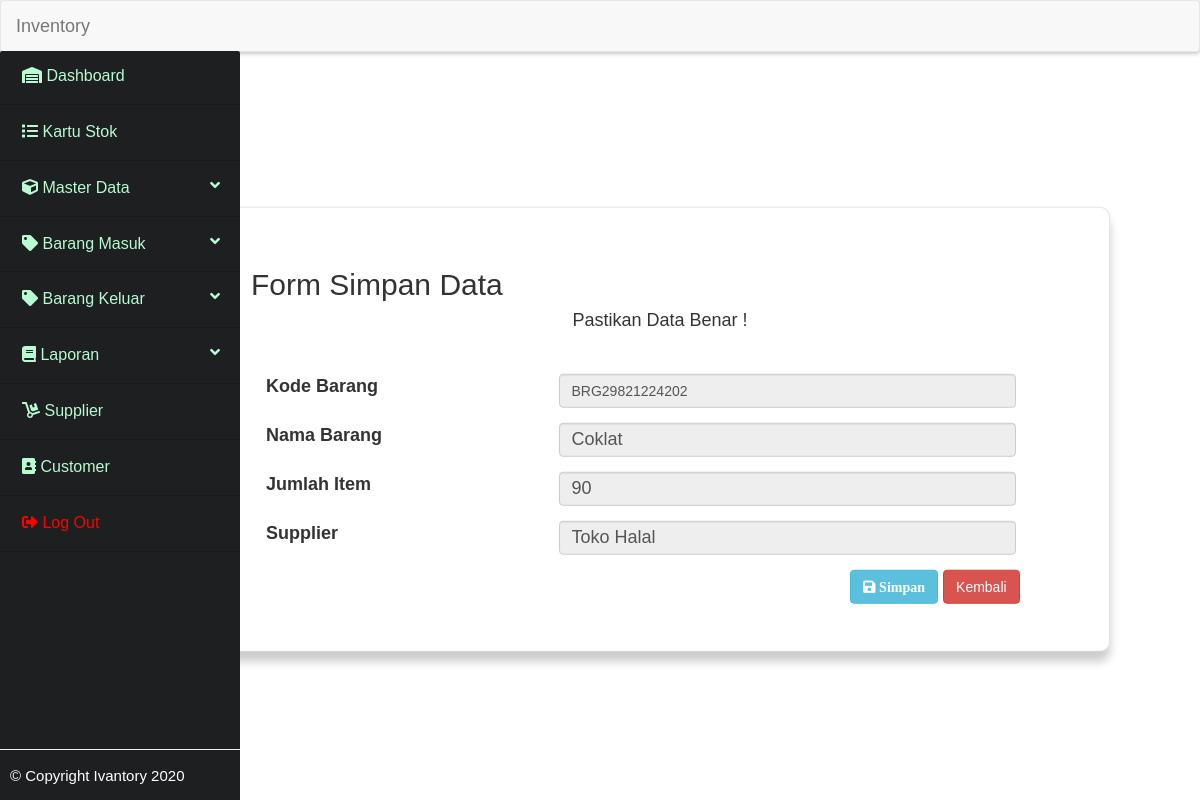
Page /_barangmasuk/form_simpan.php?id_brgmasuk=1 on the committed database.
### tables this page shows
CREATE TABLE IF NOT EXISTS `tbl_barangmasuk` (
  `id_brgmasuk` int(11) NOT NULL AUTO_INCREMENT,
  `kode_barang` varchar(50) NOT NULL,
  `nama_barang` varchar(50) NOT NULL,
  `satuan` varchar(30) NOT NULL,
  `kategori` varchar(30) NOT NULL,
  `jml_masuk` varchar(10) NOT NULL,
  `keterangan` varchar(15) NOT NULL,
  `tgl_masuk` date NOT NULL,
  `supplier` varchar(30) NOT NULL,
  `status` double NOT NULL,
  PRIMARY KEY (`id_brgmasuk`)
);

CREATE TABLE IF NOT EXISTS `supplier` (
  `id_supplier` int(11) NOT NULL AUTO_INCREMENT,
  `nama` varchar(50) NOT NULL,
  `alamat` text NOT NULL,
  `email` varchar(50) NOT NULL,
  `telepon` varchar(13) NOT NULL,
  PRIMARY KEY (`id_supplier`)
);

### _barangmasuk/functions.php (called while the page is built, shortened)
<?php
include "../koneksi.php";
    function query($query){
        global $conn;
        $result = mysqli_query($conn, $query);
        $rows   = [];
        while( $row = mysqli_fetch_assoc($result)){
        $rows[] = $row;
        }
        return $rows;
    }
?>

### _barangmasuk/form_simpan.php (the view, shortened to what this page needs)
<?php
    include "functions.php";
    $id = $_GET["id_brgmasuk"];
    $dbm = query("SELECT A.*, B.nama FROM tbl_barangmasuk AS A INNER JOIN supplier AS B ON (A.supplier = B.id_supplier) WHERE id_brgmasuk = $id ")[0];
    $len = 8;
    $last = + 2;
    for($i = 0; $i < $len; $i++){
        do{
            $next_digit = mt_rand(0,9);
        }
        while($next_digit == $last);
        $last=$next_digit;
        $kode=$next_digit;
        $kode_barang="BRG".date('d').$kode.date('yHis');
    }
?>
<!DOCTYPE html>
<html lang="en">
<head>
    <link rel="stylesheet" href="../bootstrap/css/bootstrap.css">
    <link rel="stylesheet" href="../fontawesome/css/all.min.css">
    <link rel="stylesheet" href="../dist/css/admin.css">
    <link rel="stylesheet" href="form.css">
</head>
<body>
    <div class="wrapper">
        <nav class="navbar navbar-default">
            <div class="navbar-header">
                <a class="navbar-brand" href="#">Inventory</a>
            </div>
        </nav>
        <aside class="sidebar sidebar-collapse">
            <div class="menu">
                <ul class="menu-content">
                    <li>
                        <a href="../dashboard.php"><i class="fas fa-warehouse"></i> Dashboard</a>
                    </li>
                    <li>
                        <a href="../_kartustok/kartu_stok.php"><i class="fas fa-list"></i> Kartu Stok</a>
                    </li>
                    <li>
                        <a href="#"><i class="fas fa-cube"></i> <span>Master Data</span> <i class="fas fa-angle-down pull-right"></i></a>
                    </li>
                    <li>
                        <a href="#"><i class="fas fa-tag"></i> <span>Barang Masuk</span> <i class="fas fa-angle-down pull-right"></i></a>
                    </li>
                    <li>
                        <a href="#"><i class="fas fa-tag"></i> <span>Barang Keluar</span> <i class="fas fa-angle-down pull-right"></i></a>
                    </li>
                    <li>
                        <a href="#"><i class="fas fa-book"></i> <span>Laporan</span> <i class="fas fa-angle-down pull-right"></i></a>
                    </li>
                    <li>
                        <a href="../_supplier/supplier.php"><i class="fas fa-dolly"></i> Supplier</a>
                    </li>
                    <li>
                        <a href="../_customer/customer.php"><i class="fas fa-address-book"></i> Customer</a>
                    </li>
                    <li>
                        <a href="../logout.php" onclick="return confirm('Yakin Untuk Keluar?')"><span style="color: red;"><i class="fas fa-sign-out-alt"></i> Log Out</span></a>
                    </li>
                   <div class="sidebar-footer">
                        <p style="color: white;">&copy Copyright Ivantory 2020</p>
                   </div>
                </ul>
            </div>
        </aside>
        <section class="content">
            <div class="inner">
                <div class="table-content">
                    <div class="box">
                        <h2>Form Simpan Data</h2>
                            <center><h4>Pastikan Data Benar !</h4></center>
                            <form action="" method="post" class="form form-control-static">
                                <div class="container">
                                <input type="hidden" name="id_barangmasuk" id="id_barangmasuk" value="<?= $dbm["id_brgmasuk"]; ?>"><br>
                                    <div class="form-group">
                                        <div class="row">
                                            <div class="col-md-3">
                                                <label for="kode">Kode Barang</label>
                                            </div>
                                            <div class="col-md-5">
                                                <input type="text" class="form-control" name="kode_barang" id="kode_barang" value="<?php echo $kode_barang; ?>" readonly="true" >
                                            </div>
                                        </div>
                                    </div>
                                    <div class="form-group">
                                        <div class="row">
                                            <div class="col-md-3">
                                                <label for="nama">Nama Barang</label>
                                            </div>
                                            <div class="col-md-5">
                                                <input type="text" name="nama_barangmasuk" id="nama_barangmasuk" class="form-control" style="font-size: 18px;" autocomplete="off" required value="<?= $dbm["nama_barang"]; ?>" readonly>
                                            </div>
                                        </div>
                                    </div>
                                    <div class="form-group">
                                        <div class="row">
                                            <div class="col-md-3">
                                                <label for="jumlah_item">Jumlah Item</label>
                                            </div>
                                            <div class="col-md-5">
                                                <input type="text" name="jumlah_item" id="jumlah_item" class="form-control" style="font-size: 18px;" autocomplete="off" required value="<?= $dbm["jml_masuk"]; ?>" readonly>
                                            </div>
                                        </div>
                                    </div>
                                    <div class="form-group">
                                        <div class="row">
                                            <div class="col-md-3">
                                                <label for="supplier">Supplier</label>
                                            </div>
                                            <div class="col-md-5">
                                                <input type="text" name="supplier" id="supplier" class="form-control" style="font-size: 18px;" autocomplete="off" readonly required value="<?= $dbm["nama"]; ?>">
                                            </div>
                                        </div>
                                    </div>
                                </div>
                                <center>
                                    <button type="submit" name="submit" class="btn btn-info" style="margin-left: 550px;"><span class="fas fa-save"> Simpan</span></button>
                                    <a href="barang_masuk.php" class="btn btn-danger">Kembali</a>
                                </center>
                            </form>
                    </div>
                </div>
            </div>
        </section>
    </div>
</body>
</html>

### _barangmasuk/form.css (style rules this page uses)
body { margin: 0; padding: 0; font-family: 'Gill Sans', 'Gill Sans MT', Calibri, 'Trebuchet MS', sans-serif; background-repeat: no-repeat; background-size: cover; }
.box { position: fixed; top: 0; left: 50%; transform: translate(-50%, -50%); width: 900px; background: #fff; padding: 40px; box-sizing: border-box; border: 1px solid rgba(0,0,0,.1); box-shadow: 0 10px 10px rgba(0,0,0,.2); border-radius: 10px; }
.table-content { position: fixed; top: 58%; left: 55%; transform: translate(-50%, -50%); width: 900px; background: #fff; padding: 35px; }

### rows in the picture
tbl_barangmasuk: nama_barangmasuk "Coklat", jumlah_item "90", supplier "Toko Halal"
